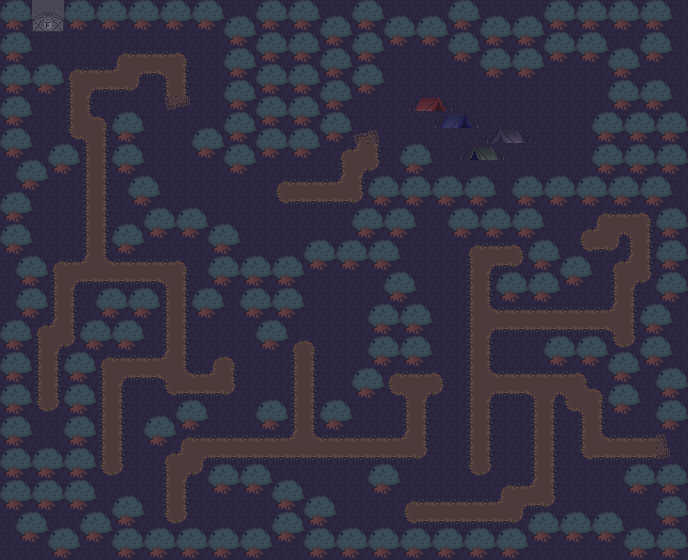

A 2D game scene composited from a Tiled map and its tileset images. What follows is a short description and the map's XML, with each tile layer's data collapsed to a summary:
An orthogonal 43x35 tile map with 16x16 px tiles, 2 tile layers (Kachelebene 1, Kachelebene 2) and 171 objects (1, fgh_fence_locked).

<map version="1.8" tiledversion="1.8.2" orientation="orthogonal" renderorder="right-down" width="43" height="35" tilewidth="16" tileheight="16" infinite="0" nextlayerid="5" nextobjectid="6">
 <tileset firstgid="1" source="tileset.tsx" />
 <layer id="1" name="Kachelebene 1" width="43" height="35">
  <data>[1505 cells, 1505 non-empty, 1 distinct tile ids]</data>
 </layer>
 <layer id="2" name="Kachelebene 2" width="43" height="35">
  <data>[1505 cells, 1453 non-empty, 54 distinct tile ids]</data>
 </layer>
 <objectgroup id="3" name="border">
  <object id="1" x="0" y="0" width="32" height="32" />
  <object id="2" x="32.25" y="0.125" width="32" height="15.4545" />
  <object id="3" x="96" y="0" width="32" height="32" />
  <object id="4" x="128" y="0" width="32" height="32" />
  <object id="5" x="160" y="0" width="32" height="32" />
  <object id="6" x="192" y="0" width="32" height="32" />
  <object id="7" x="256" y="0" width="32" height="32" />
  <object id="8" x="288" y="0" width="32" height="32" />
  <object id="9" x="352" y="0" width="32" height="32" />
  <object id="10" x="448" y="0" width="32" height="32" />
  <object id="11" x="544" y="0" width="32" height="32" />
  <object id="12" x="576" y="0" width="32" height="32" />
  <object id="13" x="608" y="0" width="32" height="32" />
  <object id="14" x="640" y="0" width="32" height="32" />
  <object id="15" x="224" y="16" width="32" height="32" />
  <object id="16" x="320" y="16" width="32" height="32" />
  <object id="17" x="384" y="16" width="32" height="32" />
  <object id="18" x="416" y="16" width="32" height="32" />
  <object id="19" x="480" y="16" width="32" height="32" />
  <object id="20" x="512" y="16" width="32" height="32" />
  <object id="21" x="0" y="32" width="32" height="32" />
  <object id="22" x="256" y="32" width="32" height="32" />
  <object id="23" x="288" y="32" width="32" height="32" />
  <object id="24" x="352" y="32" width="32" height="32" />
  <object id="25" x="448" y="32" width="32" height="32" />
  <object id="26" x="544" y="32" width="32" height="32" />
  <object id="27" x="576" y="32" width="32" height="32" />
  <object id="28" x="640" y="32" width="32" height="32" />
  <object id="29" x="224" y="48" width="32" height="32" />
  <object id="30" x="320" y="48" width="32" height="32" />
  <object id="31" x="480" y="48" width="32" height="32" />
  <object id="32" x="512" y="48" width="32" height="32" />
  <object id="33" x="608" y="48" width="32" height="32" />
  <object id="34" x="0" y="64" width="32" height="32" />
  <object id="35" x="32" y="64" width="32" height="32" />
  <object id="36" x="256" y="64" width="32" height="32" />
  <object id="37" x="288" y="64" width="32" height="32" />
  <object id="38" x="352" y="64" width="32" height="32" />
  <object id="39" x="224" y="80" width="32" height="32" />
  <object id="40" x="320" y="80" width="32" height="32" />
  <object id="41" x="608" y="80" width="32" height="32" />
  <object id="42" x="640" y="80" width="32" height="32" />
  <object id="43" x="0" y="96" width="32" height="32" />
  <object id="44" x="256" y="96" width="32" height="32" />
  <object id="45" x="288" y="96" width="32" height="32" />
  <object id="46" x="112" y="112" width="32" height="32" />
  <object id="47" x="224" y="112" width="32" height="32" />
  <object id="48" x="320" y="112" width="32" height="32" />
  <object id="49" x="592" y="112" width="32" height="32" />
  <object id="50" x="624" y="112" width="32" height="32" />
  <object id="51" x="656" y="112" width="32" height="32" />
  <object id="52" x="0" y="128" width="32" height="32" />
  <object id="53" x="192" y="128" width="32" height="32" />
  <object id="54" x="256" y="128" width="32" height="32" />
  <object id="55" x="288" y="128" width="32" height="32" />
  <object id="56" x="48" y="144" width="32" height="32" />
  <object id="57" x="112" y="144" width="32" height="32" />
  <object id="58" x="224" y="144" width="32" height="32" />
  <object id="59" x="400" y="144" width="32" height="32" />
  <object id="60" x="592" y="144" width="32" height="32" />
  <object id="61" x="624" y="144" width="32" height="32" />
  <object id="62" x="656" y="144" width="32" height="32" />
  <object id="63" x="16" y="160" width="32" height="32" />
  <object id="64" x="128" y="176" width="32" height="32" />
  <object id="65" x="368" y="176" width="32" height="32" />
  <object id="66" x="400" y="176" width="32" height="32" />
  <object id="67" x="432" y="176" width="32" height="32" />
  <object id="68" x="464" y="176" width="32" height="32" />
  <object id="69" x="512" y="176" width="32" height="32" />
  <object id="70" x="544" y="176" width="32" height="32" />
  <object id="71" x="576" y="176" width="32" height="32" />
  <object id="72" x="608" y="176" width="32" height="32" />
  <object id="73" x="640" y="176" width="32" height="32" />
  <object id="74" x="0" y="192" width="32" height="32" />
  <object id="75" x="144" y="208" width="32" height="32" />
  <object id="76" x="176" y="208" width="32" height="32" />
  <object id="77" x="352" y="208" width="32" height="32" />
  <object id="78" x="384" y="208" width="32" height="32" />
  <object id="79" x="448" y="208" width="32" height="32" />
  <object id="80" x="480" y="208" width="32" height="32" />
  <object id="81" x="512" y="208" width="32" height="32" />
  <object id="82" x="656" y="208" width="32" height="32" />
  <object id="83" x="0" y="224" width="32" height="32" />
  <object id="84" x="112" y="224" width="32" height="32" />
  <object id="85" x="208" y="224" width="32" height="32" />
  <object id="86" x="304" y="240" width="32" height="32" />
  <object id="87" x="336" y="240" width="32" height="32" />
  <object id="88" x="368" y="240" width="32" height="32" />
  <object id="89" x="528" y="240" width="32" height="32" />
  <object id="90" x="656" y="240" width="32" height="32" />
  <object id="91" x="16" y="256" width="32" height="32" />
  <object id="92" x="208" y="256" width="32" height="32" />
  <object id="93" x="240" y="256" width="32" height="32" />
  <object id="94" x="272" y="256" width="32" height="32" />
  <object id="95" x="560" y="256" width="32" height="32" />
  <object id="96" x="384" y="272" width="32" height="32" />
  <object id="97" x="496" y="272" width="32" height="32" />
  <object id="98" x="528" y="272" width="32" height="32" />
  <object id="99" x="656" y="272" width="32" height="32" />
  <object id="100" x="16" y="288" width="32" height="32" />
  <object id="101" x="96" y="288" width="32" height="32" />
  <object id="102" x="128" y="288" width="32" height="32" />
  <object id="103" x="192" y="288" width="32" height="32" />
  <object id="104" x="240" y="288" width="32" height="32" />
  <object id="105" x="272" y="288" width="32" height="32" />
  <object id="106" x="368" y="304" width="32" height="32" />
  <object id="107" x="400" y="304" width="32" height="32" />
  <object id="108" x="640" y="304" width="32" height="32" />
  <object id="109" x="0" y="320" width="32" height="32" />
  <object id="110" x="80" y="320" width="32" height="32" />
  <object id="111" x="112" y="320" width="32" height="32" />
  <object id="112" x="256" y="320" width="32" height="32" />
  <object id="113" x="368" y="336" width="32" height="32" />
  <object id="114" x="400" y="336" width="32" height="32" />
  <object id="115" x="544" y="336" width="32" height="32" />
  <object id="116" x="576" y="336" width="32" height="32" />
  <object id="117" x="640" y="336" width="32" height="32" />
  <object id="118" x="0" y="352" width="32" height="32" />
  </objectgroup>
 <objectgroup id="3" name="spawn">
  <!-- 1 objects omitted --></objectgroup>
 <objectgroup id="4" name="event">
  <!-- 1 objects omitted --></objectgroup>
</map>
<!-- 53 of 171 objects omitted -->
